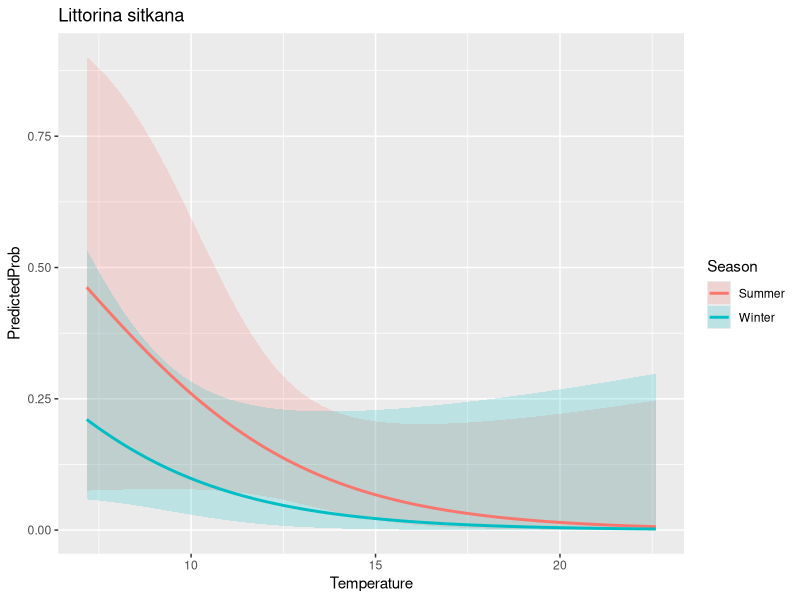

Write R code to recreate this figure.
# ============================================
# BENTHIC SPECIES LOGISTIC REGRESSION MODELS for PRESENCE/ABSENCE 
# Joe's first attempt 
# Last edited: 05/18/2021
# ============================================
library('tidyverse')
library('dplyr')
library('ggplot2')

# by.sample.species already has technical replicates merged
by.sample.species <- read.csv('../data/by.sample.species.csv')
# all the good environmental data 
events <- read.csv('../data/events.joe.format.csv')

# filter out non-san juan data (comment out later)
SJI.sample.species <- by.sample.species # %>%
  #separate(col=sample, remove=FALSE, into=c("site", "date"), sep = 2) %>%
  #filter(site %in% c('LK','CP','FH')) 

# use all species detected at least once as a base 
# TODO need more practice with pivot_wider and pivot_longer  
presence.absence <- SJI.sample.species %>%
  select(sample, species, nReads) %>%
  pivot_wider(names_from=sample, values_from=nReads, values_fill=list(nReads=0))

presence.absence <- presence.absence %>%  
  pivot_longer(!species, names_to='sample', values_to='nReads') 

presence.absence <- presence.absence %>% 
  mutate(nReads = case_when(nReads == 0 ~ 0, nReads !=0 ~ 1)) %>%
  rename(presence=nReads)

# check to make sure the length of presence.absence makes sense - i think it does
#unique.species <- length(unique(SJI.sample.species$sample))
#unique.samples <- length(unique(SJI.sample.species$species))
#FH.unique.species <- length(unique(FH.sample.species$species))
#print(unique.species*unique.samples)

# connect with environmental data to use as continuous variables
presence.absence <- inner_join(presence.absence, events) 

# create site and date column in addition to "sample" 
presence.absence <- presence.absence %>%
  separate(col=sample, remove=FALSE, into=c("site", "date"), sep = 2) 

# now we can build a beautiful logistic model for every species
xtabsdf <- as.data.frame(xtabs(~ presence + sample, data = presence.absence))
presence.absence$sample <- factor(presence.absence$sample)
presence.absence$species <- factor(presence.absence$species)
presence.absence$site <- factor(presence.absence$site)
presence.absence$Area <- factor(presence.absence$Area)

# need list of dataframes for each species to make logit models more manageable 
p.a.species <- list()

# loop through all species, creating a dataframe for each 
for(i in unique(presence.absence$species)) {
  print(i)
  one.species <- presence.absence %>%
    filter(species %in% c(i))
  p.a.species[[i]] <- one.species
  
}

# LOGIT FUNCTION =======================================
# takes species string -> returns logit object
# model takes season(factor), pH(cont) and temperature(cont) as inputs
# TODO make function take independent variables as inputs
# ======================================================
species_logit <- function(species_str){

  mylogit <- glm(presence ~ Season + pH_new + Temperature, data = p.a.species[[species_str]], family = "binomial", maxit=100)
  print(p.a.species[[species_str]])
  
  print(mylogit)
  confint(mylogit)
  
  return(mylogit)
  
  }
# ======================================================

# call the logit function 
test_logit <- species_logit('Littorina sitkana')

# display results 
summary(test_logit)


# VISUAlIZE LOGIT MODEL AS PROBABILITY  ================
# takes logit object and species string as input
# holds pH constant to visualize temp gradient 
# ======================================================
max(presence.absence$Temperature)
min(presence.absence$Temperature)

plot_logit <- function(species_str, test_logit) {
  
  print(confint(test_logit))
  print(exp(cbind(OR = coef(test_logit), confint(test_logit))))
  
  # create range of temps, for both "Summer" and "Winter" factors, hold pH constant  
  newdata2 <- with(p.a.species[[species_str]], data.frame(
                Temperature = rep(seq(from = 7.17, to = 22.6, length.out = 100),2), 
                pH_new = mean(pH_new), 
                Season = factor(rep(c('Summer','Winter'), each = 100))))

  newdata3 <- cbind(newdata2, predict(test_logit, newdata = newdata2, type = "link",
                se = TRUE))

  newdata3 <- within(newdata3, {
    PredictedProb <- plogis(fit)
    LL <- plogis(fit - (1.96 * se.fit))
    UL <- plogis(fit + (1.96 * se.fit))
  })

  head(newdata3)
  
  # plot the output 
  logit_plot <- ggplot(newdata3, aes(x = Temperature, y = PredictedProb)) + geom_ribbon(aes(ymin = LL,
  ymax = UL, fill = Season), alpha = 0.2) + geom_line(aes(colour = Season),
  size = 1) + labs(title=species_str)
  
  return(logit_plot)
  }
# ======================================================

# call the visualize function 
plot_logit('Littorina sitkana', test_logit)

# ======================================================

# TODO so i don't forget 
# gametes/plankton vs adults - eli fish vs shrimp vs crab <- model?
# replicate graph from Terrie's student's published paper for p/a data
# known spawning month for invertebrates nReads 
# habitat depth of detected organisms? 
# replicate interactive app to view relative abundance and community structure
